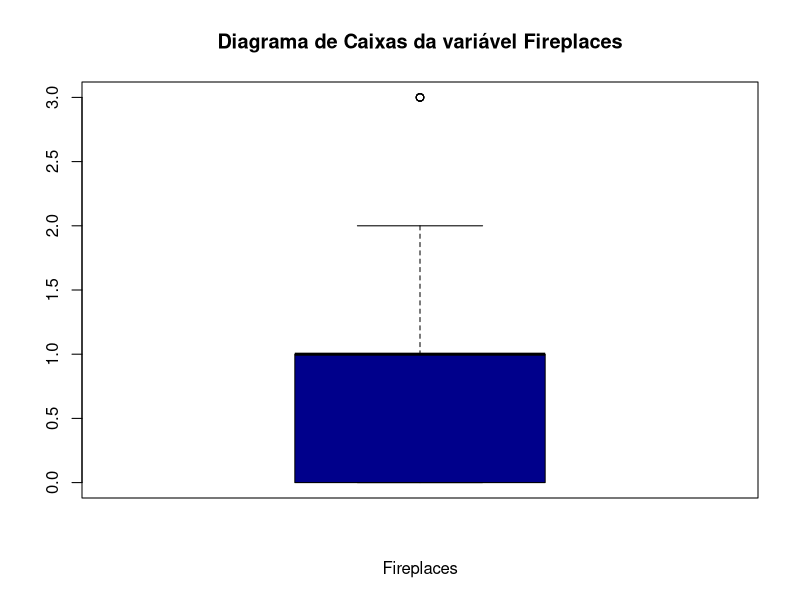
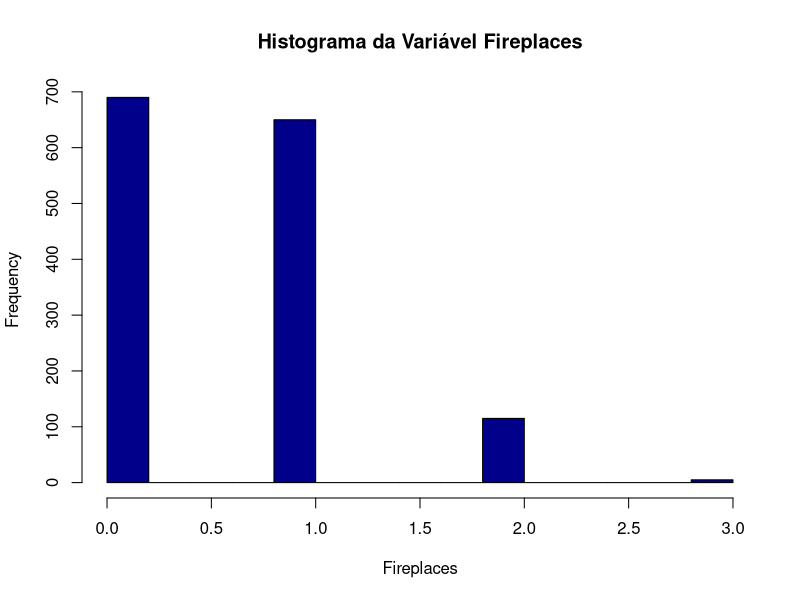
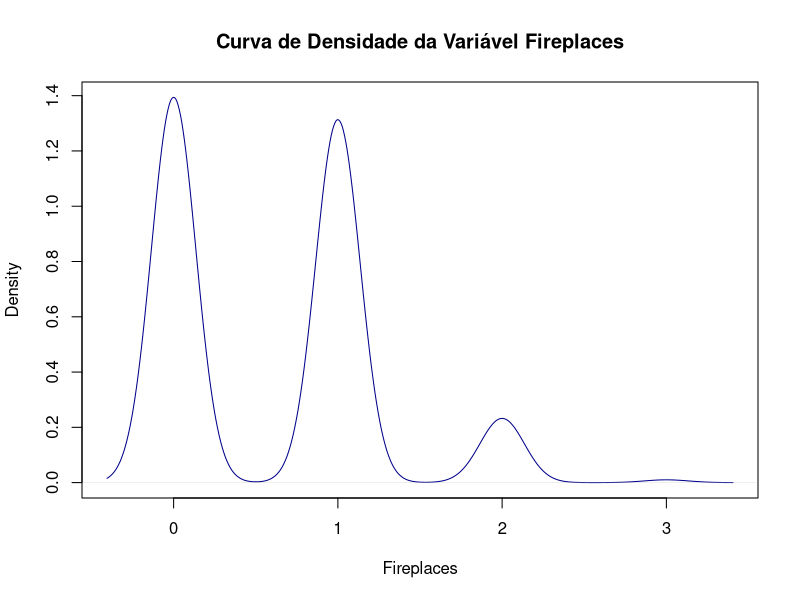
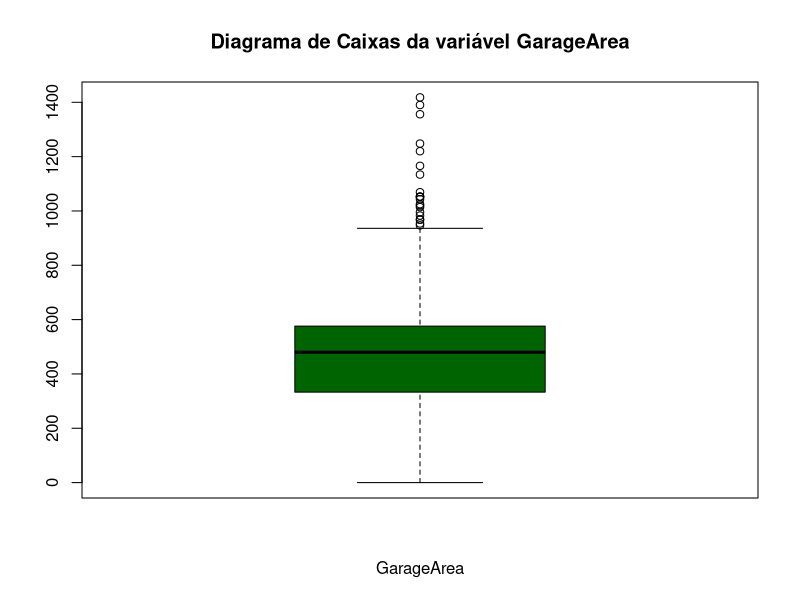
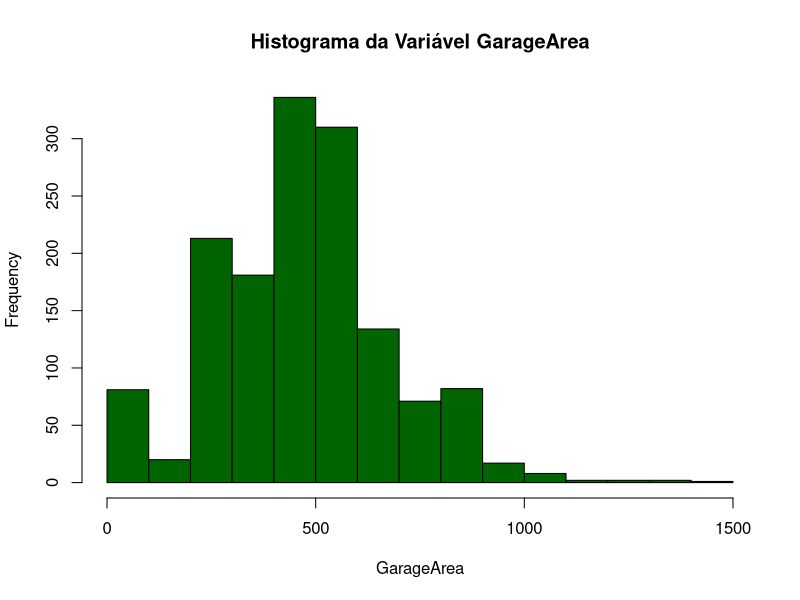
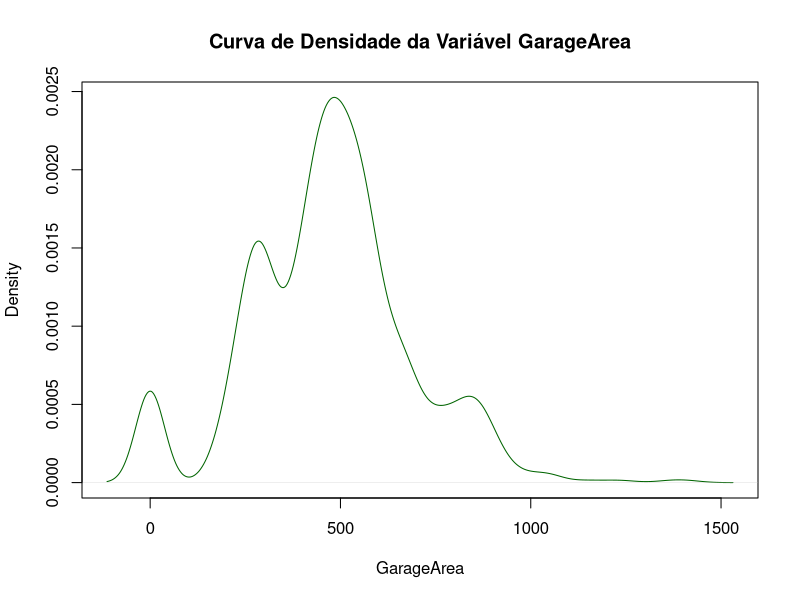
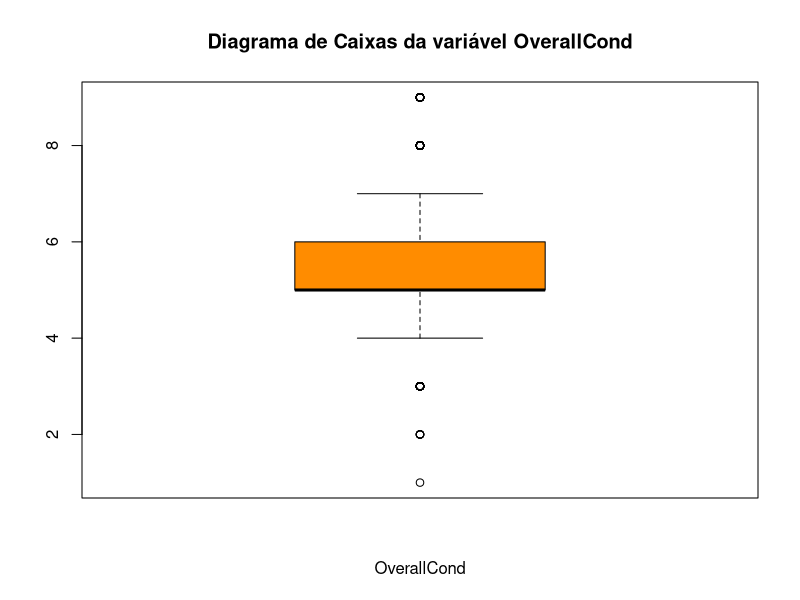
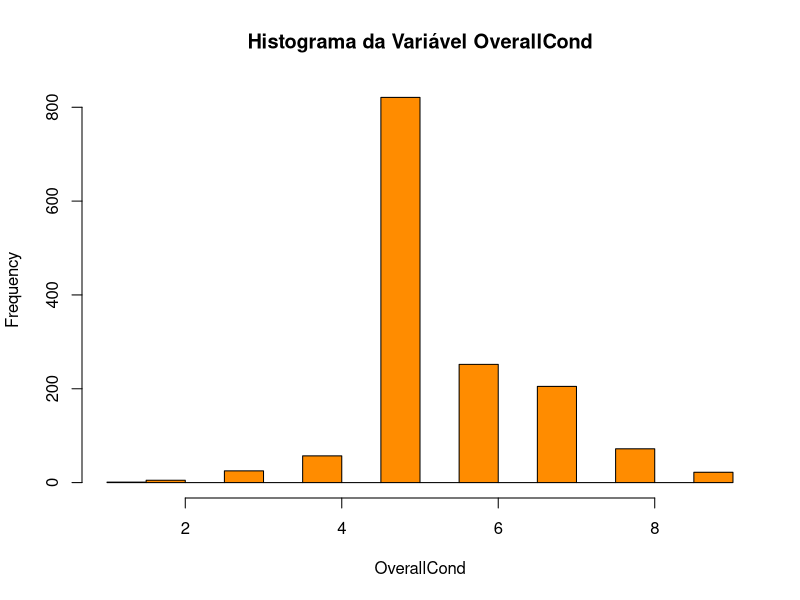

Recreate these plots in R, in order.
## ---- chunk 1
#Biblioteca para incluir funções a serem utilizadas no trabalho
library(readr)

#Leitura da Base de Dados
BasePE <- read_csv("BasePE.csv")

#Dimensão da Base de Dados
dim(BasePE)

#Resumo da Base de dados
summary(BasePE)
## ---- chunk 2
#Mediana
cat("Mediana",median(BasePE$Fireplaces),"\n")

#Media
cat("Média: ",mean(BasePE$Fireplaces),"\n")

#Intervalo
cat("Intervalo:",max(BasePE$Fireplaces)-min(BasePE$Fireplaces),"\n")

#Distância interquartílica
cat("Distância interquartílica:",IQR(BasePE$Fireplaces),"\n")

#Desvio Padrão
cat("Desvio Padrão:",sd(BasePE$Fireplaces),"\n")

#Tabela de Frequência
cat("Tabela de Frequência:",table(BasePE$Fireplaces),"\n")

#Diagrama de caixas
boxplot(BasePE$Fireplaces,xlab="Fireplaces",main="Diagrama de Caixas da variável Fireplaces",col="darkblue")

#Histograma
hist(BasePE$Fireplaces,xlab="Fireplaces",main="Histograma da Variável Fireplaces",col="darkblue")

#Curva de Densidade
plot(density(BasePE$Fireplaces),xlab="Fireplaces",main="Curva de Densidade da Variável Fireplaces",col="darkblue")

## ---- chunk 3
#Mediana
cat("Mediana",median(BasePE$GarageArea),"\n")

#Media
cat("Média: ",mean(BasePE$GarageArea),"\n")

#Intervalo
cat("Intervalo:",max(BasePE$GarageArea)-min(BasePE$GarageArea),"\n")

#Distância interquartílica
cat("Distância interquartílica:",IQR(BasePE$GarageArea),"\n")

#Desvio Padrão
cat("Desvio Padrão:",sd(BasePE$GarageArea),"\n")

#Tabela de Frequência
cat("Tabela de Frequência:",table(BasePE$GarageArea),"\n")

#Diagrama de caixas
boxplot(BasePE$GarageArea,xlab="GarageArea",main="Diagrama de Caixas da variável GarageArea",col="darkgreen")

#Histograma
hist(BasePE$GarageArea,xlab="GarageArea",main="Histograma da Variável GarageArea",col="darkgreen")

#Curva de Densidade
plot(density(BasePE$GarageArea),xlab="GarageArea",main="Curva de Densidade da Variável GarageArea",col="darkgreen")

## ---- chunk 4
#Mediana
cat("Mediana",median(BasePE$OverallCond),"\n")

#Media
cat("Média: ",mean(BasePE$OverallCond),"\n")

#Intervalo
cat("Intervalo:",max(BasePE$OverallCond)-min(BasePE$OverallCond),"\n")

#Distância interquartílica
cat("Distância interquartílica:",IQR(BasePE$OverallCond),"\n")

#Desvio Padrão
cat("Desvio Padrão:",sd(BasePE$OverallCond),"\n")

#Tabela de Frequência
cat("Tabela de Frequência:",table(BasePE$OverallCond),"\n")

#Diagrama de caixas
boxplot(BasePE$OverallCond,xlab="OverallCond",main="Diagrama de Caixas da variável OverallCond",col="darkorange")

#Histograma
hist(BasePE$OverallCond,xlab="OverallCond",main="Histograma da Variável OverallCond",col="darkorange")

#Curva de Densidade
plot(density(BasePE$OverallCond),xlab="OverallCond",main="Curva de Densidade da Variável OverallCond",col="darkorange")

## ---- chunk 5
#Mediana
cat("Mediana",median(BasePE$YearBuilt),"\n")

#Media
cat("Média: ",mean(BasePE$YearBuilt),"\n")

#Intervalo
cat("Intervalo:",max(BasePE$YearBuilt)-min(BasePE$YearBuilt),"\n")

#Distância interquartílica
cat("Distância interquartílica:",IQR(BasePE$YearBuilt),"\n")

#Desvio Padrão
cat("Desvio Padrão:",sd(BasePE$YearBuilt),"\n")

#Tabela de Frequência
cat("Tabela de Frequência:",table(BasePE$YearBuilt),"\n")

#Diagrama de caixas
boxplot(BasePE$YearBuilt,xlab="YearBuilt",main="Diagrama de Caixas da variável YearBuilt",col="darkred")

#Histograma
hist(BasePE$YearBuilt,xlab="YearBuilt",main="Histograma da Variável YearBuilt",col="darkred")

#Curva de Densidade
plot(density(BasePE$YearBuilt),xlab="YearBuilt",main="Curva de Densidade da Variável YearBuilt",col="darkred")

## ---- chunk 6
library(ggplot2)

ggplot(BasePE, aes(x=Fireplaces, y=SalePrice) ) +
  geom_point(colour = "darkblue")

ggplot(BasePE, aes(x=GarageArea, y=SalePrice) ) +
  geom_point(colour = "darkgreen")

ggplot(BasePE, aes(x=OverallCond, y=SalePrice) ) +
  geom_point(colour = "darkorange")

ggplot(BasePE, aes(x=YearBuilt, y=SalePrice) ) +
  geom_point(colour = "darkred")
## ---- chunk 7

#Variável Fireplaces
regFireplacesVar <- lm(formula = Fireplaces ~ SalePrice, data = BasePE)
BasePE$predicao <- predict(regFireplacesVar)
BasePE$residuos <- residuals(regFireplacesVar)

ggplot(BasePE, aes(x=Fireplaces, y=SalePrice) ) +
  geom_point(colour = "darkblue") + 
  geom_smooth(formula = y ~ x,method = lm,se=TRUE, color="yellow") +
  geom_segment(aes(xend = Fireplaces, yend = predicao), alpha = .2) +
  geom_point(aes(color = abs(residuos), size = abs(residuos))) +
  scale_color_continuous(low = "darkblue", high = "lightblue") +
  guides(color = FALSE, size = FALSE) +
  geom_point(aes(y = predicao), shape = 1) +
  ggtitle("Regressão Linear Fireplaces")

#Variável GarageArea
regGarageAreaVar <- lm(formula = GarageArea ~ SalePrice, data = BasePE)
BasePE$predicao <- predict(regGarageAreaVar)
BasePE$residuos <- residuals(regGarageAreaVar)

ggplot(BasePE, aes(x=GarageArea, y=SalePrice) ) +
  geom_point(colour = "darkgreen") + 
  geom_smooth(formula = y ~ x, method = lm,se=TRUE, color="yellow")+
  geom_segment(aes(xend = GarageArea, yend = predicao), alpha = .2) +
  geom_point(aes(color = abs(residuos), size = abs(residuos))) +
  scale_color_continuous(low = "darkgreen", high = "lightgreen") +
  guides(color = FALSE, size = FALSE) +
  geom_point(aes(y = predicao), shape = 1) +
  ggtitle("Regressão Linear GarageArea")

#Variável OverallCond
regOverallCondVar <- lm(formula = OverallCond ~ SalePrice, data = BasePE)
BasePE$predicao <- predict(regOverallCondVar)
BasePE$residuos <- residuals(regOverallCondVar)

ggplot(BasePE, aes(x=OverallCond, y=SalePrice) ) +
  geom_point(colour = "darkorange") + 
  geom_smooth(formula = y ~ x, method = lm,se=TRUE, color="yellow")+
  geom_segment(aes(xend = OverallCond, yend = predicao), alpha = .2) +
  geom_point(aes(color = abs(residuos), size = abs(residuos))) +
  scale_color_continuous(low = "darkorange", high = "orange") +
  guides(color = FALSE, size = FALSE) +
  geom_point(aes(y = predicao), shape = 1) +
  ggtitle("Regressão Linear OverAllCond")

#Variável YearBuilt
regYearBuiltVar <- lm(formula = YearBuilt ~ SalePrice, data = BasePE)
BasePE$predicao <- predict(regYearBuiltVar)
BasePE$residuos <- residuals(regYearBuiltVar)

ggplot(BasePE, aes(x=YearBuilt, y=SalePrice) ) +
  geom_point(colour = "darkred") + 
  geom_smooth(formula = y ~ x, method = lm,se=TRUE, color="yellow")+
  geom_segment(aes(xend = YearBuilt, yend = predicao), alpha = .2) +
  geom_point(aes(color = abs(residuos), size = abs(residuos))) +
  scale_color_continuous(low = "darkred", high = "red") +
  guides(color = FALSE, size = FALSE) +
  geom_point(aes(y = predicao), shape = 1) +
  ggtitle("Regressão Linear YearBuilt")

## ---- chunk 8
#Teste de Shapiro-Wilk da variável Fireplaces em relação a SalePrice
shapiro.test(residuals(regFireplacesVar))

#Teste de Shapiro-Wilk da variável GarageArea em relação a SalePrice
shapiro.test(residuals(regGarageAreaVar))

#Teste de Shapiro-Wilk da variável OverallCondVar em relação a SalePrice
shapiro.test(residuals(regOverallCondVar))

#Teste de Shapiro-Wilk da variável YearBuilt em relação a SalePrice
shapiro.test(residuals(regYearBuiltVar))

## ---- chunk 9

#Variável Fireplaces
confint(regFireplacesVar)
confint(regGarageAreaVar)
confint(regOverallCondVar)
confint(regYearBuiltVar)


